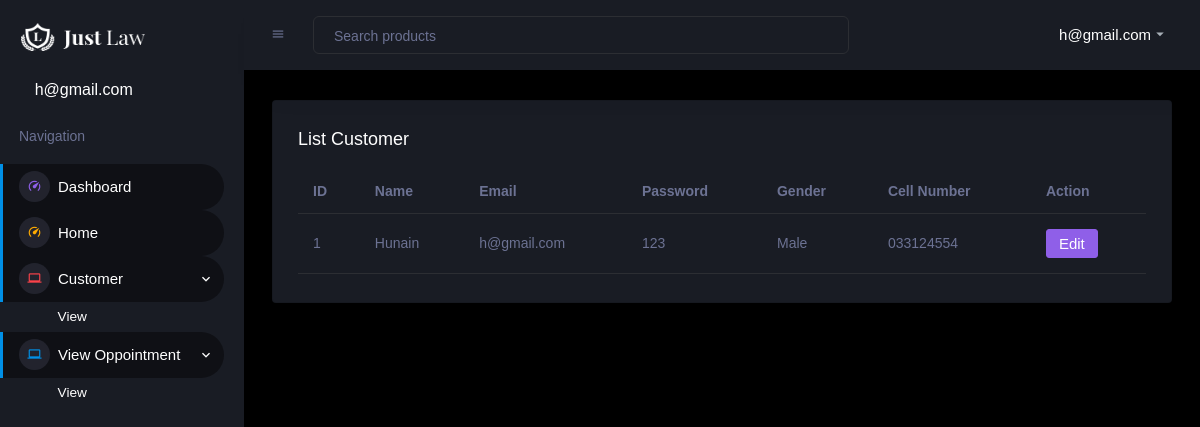
/Customer/index.php?viewCustomer (signed in), run on the app's committed database.
### tables this page shows
CREATE TABLE `customer` (
  `C_Id` int(11) NOT NULL,
  `Name` varchar(50) DEFAULT NULL,
  `Email` varchar(50) NOT NULL,
  `password` varchar(50) NOT NULL,
  `gender` varchar(50) NOT NULL,
  `cellnumber` varchar(50) NOT NULL
);

### Customer/customer.php (the view)
<?php
  include("connection.php");
  if(isset($_SESSION["CustomerEmails"])==null)
  {
    header("location:clientlogin.php");
  }
  else
  {
?>
<!DOCTYPE html>
<html lang="en">
  <head>
  </head>
  <body>
    <div class="container-scroller">
        <div class="col-md-12 grid-margin stretch-card">
              <div class="card">
                <div class="card-body">
                  <h4 class="card-title">List Customer</h4>
                    <table class="table">
                        <tr>
                            <th>ID</th>
                            <th>Name</th>
                            <th>Email</th>
                            <th>Password</th>
                            <th>Gender</th>
                            <th>Cell Number</th>
                            <th>Action</th>
                        </tr>
                        <?php
                          $getCustomerEMails = $_SESSION["CustomerEmails"];
                          $fetchsp= mysqli_query($con,"select * from Customer where C_id ='$getCustomerEMails'");
                          while($row = mysqli_fetch_array($fetchsp))
                          {
                            echo '
                            <tr>
                            <td>'.$row[0].'</td>
                            <td>'.$row[1].'</td>
                            <td>'.$row[2].'</td>
                            <td>'.$row[3].'</td>
                            <td>'.$row[4].'</td>
                            <td>'.$row[5].'</td>
                            <td>
                                <a href="index.php?cid='.$row[0].'" class="btn btn-info">Edit</a>
                            </td>
                        </tr>
                            ';
                          }
                       ?>
                    </table>
                </div>
              </div>
            </div>
          </div>
  </body>
</html>
<?php } ?>

### Customer/index.php (shortened to what this page needs)
<?php
  include("connection.php");
  if(isset($_SESSION["CustomerEmails"])==null)
  {
    header("location:clientlogin.php");
  }
  else
  {
?>
<!DOCTYPE html>
<html lang="en">
  <head>
    <link rel="stylesheet" href="assets/vendors/mdi/css/materialdesignicons.min.css">
    <link rel="stylesheet" href="assets/vendors/css/vendor.bundle.base.css">
    <link rel="stylesheet" href="assets/vendors/jvectormap/jquery-jvectormap.css">
    <link rel="stylesheet" href="assets/vendors/flag-icon-css/css/flag-icon.min.css">
    <link rel="stylesheet" href="assets/vendors/owl-carousel-2/owl.carousel.min.css">
    <link rel="stylesheet" href="assets/vendors/owl-carousel-2/owl.theme.default.min.css">
    <link rel="stylesheet" href="assets/css/style.css">
  </head>
  <body>
    <div class="container-scroller">
      <nav class="sidebar sidebar-offcanvas" id="sidebar">
        <div class="sidebar-brand-wrapper d-none d-lg-flex align-items-center justify-content-center fixed-top">
          <a class="sidebar-brand brand-logo" href="index.php"><img src="../assets/img/logo/logo.png" alt=""></a>
        </div>
        <ul class="nav">
          <li class="nav-item profile">
            <div class="profile-desc">
              <div class="profile-pic">
                <div class="profile-name">
                  <h5 class="mb-0 font-weight-normal">
                      <?php
                          $getCustomerEMails = $_SESSION["CustomerEmails"];
                          $fetchsp= mysqli_query($con,"select * from Customer where C_id ='$getCustomerEMails'");
                          while($row = mysqli_fetch_array($fetchsp))
                          {
                            echo '<td>'.$row[2].'</td>';
                          }
                       ?>
                  </h5>
                </div>
              </div>
            </div>
          </li>
          <li class="nav-item nav-category">
            <span class="nav-link">Navigation</span>
          </li>
          <li class="nav-item menu-items">
            <a class="nav-link" href="index.php">
              <span class="menu-icon">
                <i class="mdi mdi-speedometer"></i>
              </span>
              <span class="menu-title">Dashboard</span>
            </a>
          </li>
          <li class="nav-item menu-items">
            <a class="nav-link" href="../index.php">
              <span class="menu-icon">
                <i class="mdi mdi-speedometer"></i>
              </span>
              <span class="menu-title">Home</span>
            </a>
          </li>
          <li class="nav-item menu-items">
            <a class="nav-link" data-bs-toggle="collapse" href="#ui-basic3" aria-expanded="false" aria-controls="ui-basic">
              <span class="menu-icon">
                <i class="mdi mdi-laptop"></i>
              </span>
              <span class="menu-title">Customer</span>
              <i class="menu-arrow"></i>
            </a>
            <div class="collapse" id="ui-basic3">
              <ul class="nav flex-column sub-menu">
                <li class="nav-item"> <a class="nav-link" href="index.php?viewCustomer">View</a></li>
              </ul>
            </div>
          </li>
          <li class="nav-item menu-items">
            <a class="nav-link" data-bs-toggle="collapse" href="#ui-basic10" aria-expanded="false" aria-controls="ui-basic">
              <span class="menu-icon">
                <i class="mdi mdi-laptop"></i>
              </span>
              <span class="menu-title">View Oppointment</span>
              <i class="menu-arrow"></i>
            </a>
            <div class="collapse" id="ui-basic10">
              <ul class="nav flex-column sub-menu">
                <li class="nav-item"> <a class="nav-link" href="index.php?ViewOppoitment">View</a></li>
              </ul>
            </div>
          </li>
        </ul>
      </nav>
      <div class="container-fluid page-body-wrapper">
        <nav class="navbar p-0 fixed-top d-flex flex-row">
          <div class="navbar-menu-wrapper flex-grow d-flex align-items-stretch">
            <button class="navbar-toggler navbar-toggler align-self-center" type="button" data-toggle="minimize">
              <span class="mdi mdi-menu"></span>
            </button>
            <ul class="navbar-nav w-100">
              <li class="nav-item w-100">
                <form class="nav-link mt-2 mt-md-0 d-none d-lg-flex search">
                  <input type="text" class="form-control" placeholder="Search products">
                </form>
              </li>
            </ul>
            <ul class="navbar-nav navbar-nav-right">
              <li class="nav-item dropdown">
                <a class="nav-link" id="profileDropdown" href="#" data-bs-toggle="dropdown">
                  <div class="navbar-profile">
                  <?php
                          $getCustomerEMails = $_SESSION["CustomerEmails"];
                          $fetchsp= mysqli_query($con,"select * from Customer where C_id ='$getCustomerEMails'");
                          while($row = mysqli_fetch_array($fetchsp))
                          {
                            echo '<td>'.$row[2].'</td>';
                          }
                       ?>
                    <i class="mdi mdi-menu-down d-none d-sm-block"></i>
                  </div>
                </a>
              </li>
            </ul>
          </div>
        </nav>
        <div class="main-panel">
          <div class="content-wrapper">
            <?php
              if(isset($_GET["viewCustomer"]))
              {
                include("customer.php");
              }
            ?>
          </div>
        </div>
      </div>
    </div>
  </body>
</html>
<?php } ?>

### data on the page
customer: Email "h@gmail.com", C_Id "1", Name "Hunain", password "123", gender "Male", cellnumber "033124554"
